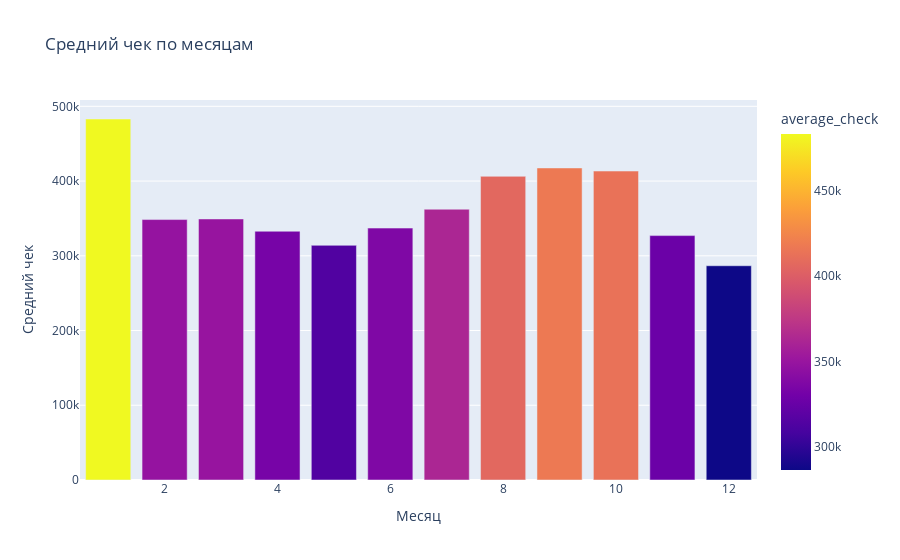

Here is the notebook cell this chart was saved with:
### Code cell
fig = px.bar(month_average_cheack, x='month', y='average_check', color='average_check', 
             title='Средний чек по месяцам')
fig.update_xaxes(title='Месяц')
fig.update_yaxes(title='Средний чек')
fig.show()

### Figure 1 — Plotly figure (JSON) as saved in the notebook; plotly's stock layout.template omitted (floating-point values rounded to 4 significant figures)
{"data": [{"alignmentgroup": "True", "hovertemplate": "month=%{x}<br>average_check=%{marker.color}<extra></extra>", "legendgroup": "", "marker": {"color": [483038, 348474, 349310, 332851, 314005, 337086, 362322, 406357, 417536, 413384, 327016, 286669], "coloraxis": "coloraxis", "pattern": {"shape": ""}}, "name": "", "offsetgroup": "", "orientation": "v", "showlegend": false, "textposition": "auto", "type": "bar", "x": [1, 2, 3, 4, 5, 6, 7, 8, 9, 10, 11, 12], "xaxis": "x", "y": [483038, 348474, 349310, 332851, 314005, 337086, 362322, 406357, 417536, 413384, 327016, 286669], "yaxis": "y"}], "layout": {"autosize": true, "barmode": "relative", "coloraxis": {"colorbar": {"title": {"text": "average_check"}}, "colorscale": [[0, "#0d0887"], [0.1111, "#46039f"], [0.2222, "#7201a8"], [0.3333, "#9c179e"], [0.4444, "#bd3786"], [0.5556, "#d8576b"], [0.6667, "#ed7953"], [0.7778, "#fb9f3a"], [0.8889, "#fdca26"], [1, "#f0f921"]]}, "legend": {"tracegroupgap": 0}, "title": {"text": "Средний чек по месяцам"}, "xaxis": {"anchor": "y", "autorange": true, "domain": [0, 1], "range": [0.5, 12.5], "title": {"text": "Месяц"}, "type": "linear"}, "yaxis": {"anchor": "x", "autorange": true, "domain": [0, 1], "range": [0, 508500.0], "title": {"text": "Средний чек"}, "type": "linear"}}}
